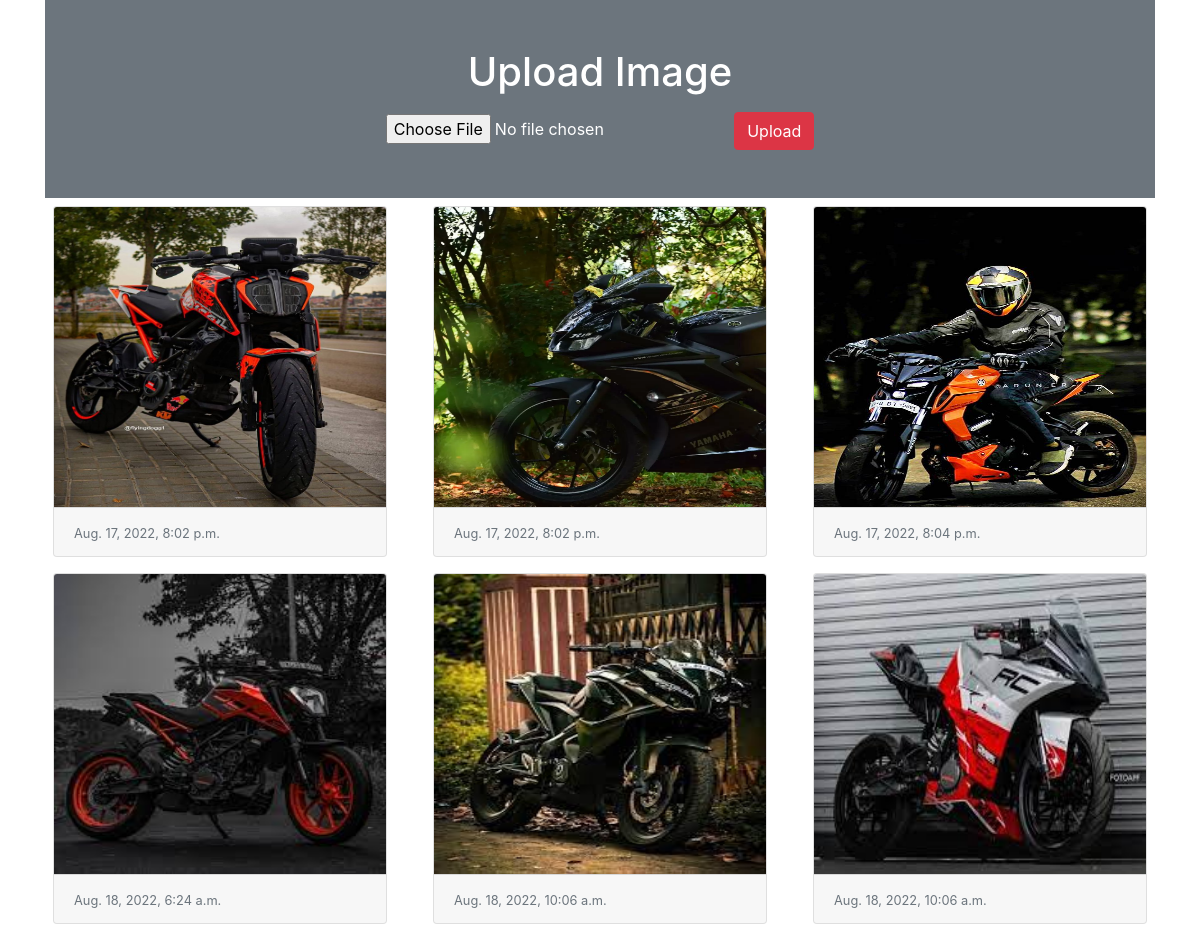
The page / on the database its author committed.
### myapp/models.py (models this page shows)
class Image(models.Model):
 photo = models.ImageField(upload_to="myimage")
 date = models.DateTimeField(auto_now_add=True)

### myapp/views.py (the view)
# urls.py: path('', views.home)
def home(request):
 if request.method == "POST":
  form = ImageForm(request.POST, request.FILES)
  if form.is_valid():
   form.save()
 form = ImageForm()
 img = Image.objects.all()
 return render(request, 'myapp/home.html', {'img':img, 'form':form})

### myapp/forms.py
class ImageForm(forms.ModelForm):
 class Meta:
  model = Image
  fields = '__all__'
  labels = {'photo':''}

### myapp/templates/myapp/home.html (shortened to what this page needs)
<!doctype html>
<html lang="en">
  <head>
    <link rel="stylesheet" href="https://cdn.jsdelivr.net/npm/bootstrap@4.5.3/dist/css/bootstrap.min.css">
  </head>
  <body>
   <div class="container">
    <div class="py-5 text-center bg-secondary text-white">
     <h1 class="mb-3">Upload Image</h1>
     <form action="" method="post" enctype="multipart/form-data">
      {{form}}
      <input type="submit" class="btn btn-danger" value="Upload">
     </form>
    </div>
    <div class="row">
     {% for x in img %}
      <div class="col-sm-4">
       <div class="card m-2">
        <img src="{{x.photo.url}}" alt="" class="card-img-top" height="300px">
        <div class="card-footer">
         <small class="text-muted">{{x.date}}</small>
        </div>
       </div>
      </div>
     {% endfor %}
    </div>
   </div>
  </body>
</html>

### rows shown on the page
Image: photo (picture), date "Aug. 17, 2022, 8:02 p.m."
Image: photo (picture), date "Aug. 17, 2022, 8:02 p.m."
Image: photo (picture), date "Aug. 17, 2022, 8:04 p.m."
Image: photo (picture), date "Aug. 18, 2022, 6:24 a.m."
Image: photo (picture), date "Aug. 18, 2022, 10:06 a.m."
Image: photo (picture), date "Aug. 18, 2022, 10:06 a.m."
